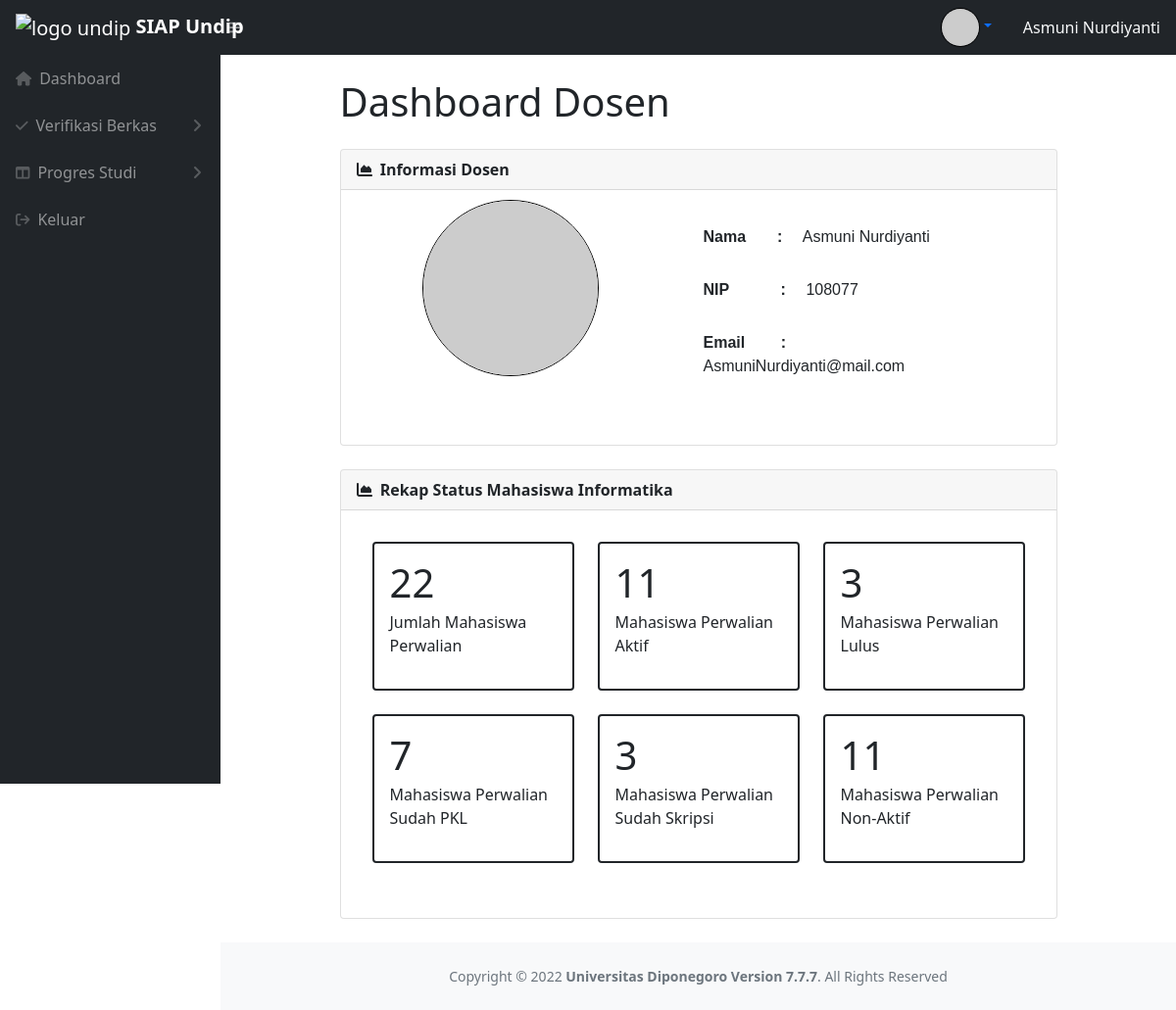
/dosen/dashboardDSN.php (signed in), run on the app's committed database.
### tables this page shows
CREATE TABLE `dosen` (
  `Nama` varchar(255) NOT NULL,
  `NIP` varchar(255) NOT NULL,
  `Email` varchar(255) NOT NULL,
  `Alamat` varchar(255) NOT NULL,
  `No_Hp` varchar(255) NOT NULL,
  `Status` varchar(255) NOT NULL,
  `Foto` varchar(255) DEFAULT NULL,
  `Mengampu` varchar(255) NOT NULL,
  `Username` varchar(255) NOT NULL
);

CREATE TABLE `user` (
  `Username` varchar(255) NOT NULL,
  `Password` varchar(255) NOT NULL,
  `Role` varchar(255) NOT NULL,
  `email` varchar(255) NOT NULL,
  `NIP` int DEFAULT NULL,
  `NIM` int DEFAULT NULL
);

### dosen/dashboardDSN.php (the view)
<?php include("../template/headerdosen.php");
$nama_dosen= $db->query("SELECT dosen.nama AS nama_dosen FROM dosen,user WHERE dosen.username = user.username AND dosen.username = '$username'")->fetch_object()->nama_dosen;
$NIP_dosen = $db->query("SELECT dosen.NIP AS NIP_dosen FROM dosen,user WHERE dosen.username = user.username AND dosen.username = '$username'")->fetch_object()->NIP_dosen;
$email_dosen = $db->query("SELECT email FROM user WHERE username = '$username'")->fetch_object()->email;
$count_mhs_wali = $db->query("SELECT COUNT(NIM) AS jumlah FROM mahasiswa WHERE mahasiswa.NIP_Doswal =". $NIP_dosen)->fetch_object()->jumlah;
$count_mhs_wali_aktif = $db->query("SELECT COUNT(NIM) AS jumlah FROM mahasiswa WHERE mahasiswa.NIP_Doswal =". $NIP_dosen. " AND mahasiswa.Status = 'Aktif'")->fetch_object()->jumlah;
$count_mhs_wali_nonaktif = $db->query("SELECT COUNT(NIM) AS jumlah FROM mahasiswa WHERE mahasiswa.NIP_Doswal =". $NIP_dosen. " AND mahasiswa.Status != 'Aktif'")->fetch_object()->jumlah;
$count_mhs_wali_lulus = $db->query("SELECT COUNT(NIM) AS jumlah FROM mahasiswa WHERE mahasiswa.NIP_Doswal =". $NIP_dosen. " AND mahasiswa.Status = 'Lulus'")->fetch_object()->jumlah;
$count_mhs_wali_lulusPKL = $db->query("SELECT COUNT(pkl.NIM) AS jumlah FROM mahasiswa, pkl WHERE mahasiswa.NIM = pkl.NIM AND mahasiswa.NIP_Doswal =". $NIP_dosen. " AND pkl.Status = 'Lulus'")->fetch_object()->jumlah;
$count_mhs_wali_lulusSkripsi = $db->query("SELECT COUNT(skripsi.NIM) AS jumlah FROM mahasiswa, skripsi WHERE mahasiswa.NIM = skripsi.NIM AND mahasiswa.NIP_Doswal =". $NIP_dosen. " AND skripsi.Status = 'Lulus'")->fetch_object()->jumlah;
?>
<div id="layoutSidenav_content">
    <main>
        <div class="container-fluid px-4" style="width: 80%;">
            <h1 class="mt-4 mb-4">Dashboard Dosen</h1>
            <div class="row">
                <div class="col">
                    <di class="card mb-4">
                        <div class="card-header">
                            <i class="fas fa-chart-area me-1"></i>
                            <b>Informasi Dosen</b>
                        </div>
                        <div class="row no-gutters">
                            <div class="col-md-6 profil-dosen">
                                <img src="<?php echo $foto ?>" class="" alt="ProfilePicture">
                            </div>
                            <div class="col-md-6">
                                <div div class="card-body">
                                    <div class="container overflow-hidden">
                                        <div class="nama-profil-dosen">
                                            <ul class="list-unstyled">
                                                <li><span class="fw-bold">Nama&emsp;&emsp;:
                                                        &emsp;</span><?php echo $nama_dosen ?></li>
                                                <li> <span class="fw-bold">NIP&emsp; &ensp;&ensp;&emsp;:
                                                        &emsp;</span><?php echo $NIP_dosen ?></li>
                                                <li><span class="fw-bold">Email&emsp; &emsp;:
                                                        &emsp;</span><?php echo $email_dosen ?></li>
                                            </ul>
                                        </div>
                                    </div>
                                </div>
                            </div>
                        </div>
                </div>
            </div>
            <div class="row">
                <div class="col">
                    <div class="card mb-4">
                        <div class="card-header">
                            <i class="fas fa-chart-area me-1"></i>
                            <b>Rekap Status Mahasiswa Informatika</b>
                        </div>
                        <div class="card-body">
                            <div class="card-body">
                                <div class="row">
                                    <div class="col-xl-4 col-lg-4 col-md-6 col-sm-12">
                                        <div class="card mb-4 border-2 solid border border-dark">
                                            <div class="card-body">
                                                <div class="card-title">
                                                    <h1><?php echo $count_mhs_wali ?></h1>
                                                </div>
                                                <div class="card-subtitle">
                                                    <p>Jumlah Mahasiswa Perwalian</p>
                                                </div>
                                            </div>
                                        </div>
                                    </div>
                                    <div class="col-xl-4 col-lg-4 col-md-6 col-sm-12 ">
                                        <div class="card mb-4 border-2 solid border border-dark">
                                            <div class="card-body">
                                                <div class="card-title">
                                                    <h1><?php echo $count_mhs_wali_aktif ?></h1>
                                                </div>
                                                <div class="card-subtitle">
                                                    <p>Mahasiswa Perwalian Aktif</p>
                                                </div>
                                            </div>
                                        </div>
                                    </div>
                                    <div class="col-xl-4 col-lg-4 col-md-6 col-sm-12">
                                        <div class="card mb-4 border-2 solid border border-dark">
                                            <div class="card-body">
                                                <div class="card-title">
                                                    <h1><?php echo $count_mhs_wali_lulus ?></h1>
                                                </div>
                                                <div class="card-subtitle">
                                                    <p>Mahasiswa Perwalian Lulus</p>
                                                </div>
                                            </div>
                                        </div>
                                    </div>
                                </div>
                                <div class="row">
                                    <div class="col-xl-4 col-lg-4 col-md-6 col-sm-12">
                                        <div class="card mb-4 border-2 solid border border-dark">
                                            <div class="card-body">
                                                <div class="card-title">
                                                    <h1><?php echo $count_mhs_wali_lulusPKL ?></h1>
                                                </div>
                                                <div class="card-subtitle">
                                                    <p>Mahasiswa Perwalian Sudah PKL</p>
                                                </div>
                                            </div>
                                        </div>
                                    </div>
                                    <div class="col-xl-4 col-lg-4 col-md-6 col-sm-12">
                                        <div class="card mb-4 border-2 solid border border-dark">
                                            <div class="card-body">
                                                <div class="card-title">
                                                    <h1><?php echo $count_mhs_wali_lulusSkripsi?></h1>
                                                </div>
                                                <div class="card-subtitle">
                                                    <p>Mahasiswa Perwalian Sudah Skripsi</p>
                                                </div>
                                            </div>
                                        </div>
                                    </div>
                                    <div class="col-xl-4 col-lg-4 col-md-6 col-sm-12">
                                        <div class="card mb-4 border-2 solid border border-dark">
                                            <div class="card-body">
                                                <div class="card-title">
                                                    <h1><?php echo $count_mhs_wali_nonaktif ?></h1>
                                                </div>
                                                <div class="card-subtitle">
                                                    <p>Mahasiswa Perwalian Non-Aktif</p>
                                                </div>
                                            </div>
                                        </div>
                                    </div>
                                </div>
                            </div>
                        </div>
                    </div>
                </div>
            </div>
        </div>
    </main>
    <?php include("../template/footeruniversal.php")?>

### template/headerdosen.php (shortened to what this page needs)
<?php include('../lib/connect.php');
$username = $_SESSION['username'];
$foto = $db->query("SELECT dosen.Foto FROM user,dosen WHERE dosen.username = user.username AND dosen.username = '$username'")->fetch_object()->Foto;
$Nama = $db->query("SELECT dosen.Nama FROM user,dosen WHERE dosen.username = user.username AND dosen.username = '$username'")->fetch_object()->Nama;
?>
<!DOCTYPE html>
<html lang="en">
    <head>
        <link href="https://cdn.jsdelivr.net/npm/simple-datatables@latest/dist/style.css" rel="stylesheet" />
        <link rel="stylesheet" type="text/css" href="https://cdn.datatables.net/1.12.1/css/jquery.dataTables.min.css">
        <link href="../css/styles.css" rel="stylesheet" />
        <link href="../css/dosen.css" rel="stylesheet" />
        <link href="../css/header.css" rel="stylesheet" />
    </head>
    <body class="sb-nav-fixed">
        <nav class="sb-topnav navbar navbar-expand navbar-dark bg-dark">
            <a class="navbar-brand ps-3" href="dashboardDSN.php">
              <img src="https://kulon2.undip.ac.id/pluginfile.php/1/theme_moove/favicon/1660361299/undip.ico" alt="logo undip" width = 40 height = 40> <b class="">SIAP Undip</b>
            </a>
            <button class="btn btn-link btn-sm order-1 order-lg-0 me-4 me-lg-0 d-flex align-items-center" id="sidebarToggle" href="#!"><i class="fas fa-bars"></i></button>
            <div class="ms-auto me-0 me-md-3 my-2 my-md-0 d-flex align-items-center">
              <a class="nav-link dropdown-toggle" id="navbarDropdown" href="#" role="button" data-bs-toggle="dropdown" aria-expanded="false">                <img style="
                    object-fit: cover;
                    border-radius: 50%;
                    margin: 0 auto;
                    width: 40px;
                    height: 40px;
                    border: 1px solid black;
                    display: inline;
                " src="<?php echo $foto ?>" onerror="this.src='../assets/img/default.png'"></a>
              <div class="flex-grow-1 ms-3 text-light">
                  <?php echo $Nama ?>
              </div>
            </div>
        </nav>
        <div id="layoutSidenav">
            <div id="layoutSidenav_nav">
                <nav class="sb-sidenav accordion sb-sidenav-dark" id="sidenavAccordion">
                    <div class="sb-sidenav-menu">
                        <div class="nav">
                          <a class="nav-link" href="dashboardDSN.php">
                              <div class="sb-nav-link-icon"><i class="	fas fa-home"></i></div>
                              Dashboard
                          </a>
                          <a class="nav-link collapsed" href="#" data-bs-toggle="collapse" data-bs-target="#collapseVerif" aria-expanded="false" aria-controls="collapseVerif">
                              <div class="sb-nav-link-icon"><i class="fas fa-check"></i></div>
                              Verifikasi Berkas
                              <div class="sb-sidenav-collapse-arrow"><i class="fas fa-angle-down"></i></div>
                          </a>
                          <a class="nav-link collapsed" href="#" data-bs-toggle="collapse" data-bs-target="#collapseProgres" aria-expanded="false" aria-controls="collapseProgres">
                              <div class="sb-nav-link-icon"><i class="fas fa-columns"></i></div>
                              Progres Studi
                              <div class="sb-sidenav-collapse-arrow"><i class="fas fa-angle-down"></i></div>
                          </a>
                          <a class="nav-link" href="../logout.php">
                              <div class="sb-nav-link-icon"><i class="fa fa-sign-out"></i></div>
                              Keluar
                          </a>
                        </div>
                    </div>
                </nav>
            </div>

### css/dosen.css (style rules this page uses)
.profil-dosen { display: inline-block; width: 250px; height: 250px; margin: 10px 0px 0px 60px; vertical-align: top; text-align: center; }
.profil-dosen img { object-fit: cover; border-radius: 50%; margin: 0 auto; width: 180px; height: 180px; border: 1px solid black; display: inline; }
.nama-profil-dosen ul li { padding:10px; margin: 10px 10px 0px 10px; font-size: 16px; font-family: 'Lucida Sans', 'Lucida Sans Regular', 'Lucida Grande', 'Lucida Sans Unicode', Geneva, Verdana, sans-serif; }

### data on the page
dosen: Nama "Asmuni Nurdiyanti", NIP "108077"
user: email "AsmuniNurdiyanti@mail.com"

### other printed values
$count_mhs_wali "22"
$count_mhs_wali_aktif "11"
$count_mhs_wali_lulus "3"
$count_mhs_wali_lulusPKL "7"
$count_mhs_wali_lulusSkripsi "3"
$count_mhs_wali_nonaktif "11"
